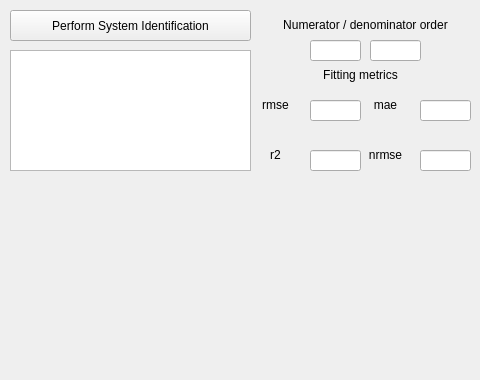
   <widget class="QWidget" name="tab">
    <attribute name="title">
     <string>Sys Ident</string>
    </attribute>
    <widget class="QPushButton" name="identify">
     <property name="geometry">
      <rect>
       <x>10</x>
       <y>10</y>
       <width>241</width>
       <height>31</height>
      </rect>
     </property>
     <property name="text">
      <string>Perform System Identification</string>
     </property>
    </widget>
    <widget class="QTextBrowser" name="identificationresult">
     <property name="geometry">
      <rect>
       <x>10</x>
       <y>50</y>
       <width>241</width>
       <height>121</height>
      </rect>
     </property>
    </widget>
    <widget class="QLabel" name="modooperacion_label_3">
     <property name="geometry">
      <rect>
       <x>270</x>
       <y>10</y>
       <width>191</width>
       <height>31</height>
      </rect>
     </property>
     <property name="text">
      <string>&lt;html&gt;&lt;head/&gt;&lt;body&gt;&lt;p align=&quot;center&quot;&gt;Numerator / denominator order&lt;/p&gt;&lt;/body&gt;&lt;/html&gt;</string>
     </property>
    </widget>
    <widget class="QWidget" name="verticalLayoutWidget_3">
     <property name="geometry">
      <rect>
       <x>10</x>
       <y>180</y>
       <width>461</width>
       <height>191</height>
      </rect>
     </property>
     <layout class="QVBoxLayout" name="Layoutforced_response">
      <item>
       <widget class="QWidget" name="forced_response" native="true"/>
      </item>
     </layout>
    </widget>
    <widget class="QLineEdit" name="numorder">
     <property name="geometry">
      <rect>
       <x>310</x>
       <y>40</y>
       <width>51</width>
       <height>21</height>
      </rect>
     </property>
    </widget>
    <widget class="QLineEdit" name="denorder">
     <property name="geometry">
      <rect>
       <x>370</x>
       <y>40</y>
       <width>51</width>
       <height>21</height>
      </rect>
     </property>
    </widget>
    <widget class="QLineEdit" name="rmse">
     <property name="geometry">
      <rect>
       <x>310</x>
       <y>100</y>
       <width>51</width>
       <height>21</height>
      </rect>
     </property>
    </widget>
    <widget class="QLineEdit" name="mae">
     <property name="geometry">
      <rect>
       <x>420</x>
       <y>100</y>
       <width>51</width>
       <height>21</height>
      </rect>
     </property>
    </widget>
    <widget class="QLineEdit" name="r2">
     <property name="geometry">
      <rect>
       <x>310</x>
       <y>150</y>
       <width>51</width>
       <height>21</height>
      </rect>
     </property>
    </widget>
    <widget class="QLineEdit" name="nrmse">
     <property name="geometry">
      <rect>
       <x>420</x>
       <y>150</y>
       <width>51</width>
       <height>21</height>
      </rect>
     </property>
    </widget>
    <widget class="QLabel" name="fitting_metrics_label">
     <property name="geometry">
      <rect>
       <x>265</x>
       <y>60</y>
       <width>191</width>
       <height>31</height>
      </rect>
     </property>
     <property name="text">
      <string>&lt;html&gt;&lt;head/&gt;&lt;body&gt;&lt;p align=&quot;center&quot;&gt;Fitting metrics&lt;/p&gt;&lt;/body&gt;&lt;/html&gt;</string>
     </property>
    </widget>
    <widget class="QLabel" name="rmse_label">
     <property name="geometry">
      <rect>
       <x>250</x>
       <y>90</y>
       <width>51</width>
       <height>31</height>
      </rect>
     </property>
     <property name="text">
      <string>&lt;html&gt;&lt;head/&gt;&lt;body&gt;&lt;p align=&quot;center&quot;&gt;rmse&lt;/p&gt;&lt;/body&gt;&lt;/html&gt;</string>
     </property>
    </widget>
    <widget class="QLabel" name="mae_label">
     <property name="geometry">
      <rect>
       <x>360</x>
       <y>90</y>
       <width>51</width>
       <height>31</height>
      </rect>
     </property>
     <property name="text">
      <string>&lt;html&gt;&lt;head/&gt;&lt;body&gt;&lt;p align=&quot;center&quot;&gt;mae&lt;/p&gt;&lt;/body&gt;&lt;/html&gt;</string>
     </property>
    </widget>
    <widget class="QLabel" name="r2_label">
     <property name="geometry">
      <rect>
       <x>250</x>
       <y>140</y>
       <width>51</width>
       <height>31</height>
      </rect>
     </property>
     <property name="text">
      <string>&lt;html&gt;&lt;head/&gt;&lt;body&gt;&lt;p align=&quot;center&quot;&gt;r2&lt;/p&gt;&lt;/body&gt;&lt;/html&gt;</string>
     </property>
    </widget>
    <widget class="QLabel" name="nrmse_label">
     <property name="geometry">
      <rect>
       <x>360</x>
       <y>140</y>
       <width>51</width>
       <height>31</height>
      </rect>
     </property>
     <property name="text">
      <string>&lt;html&gt;&lt;head/&gt;&lt;body&gt;&lt;p align=&quot;center&quot;&gt;nrmse&lt;/p&gt;&lt;/body&gt;&lt;/html&gt;</string>
     </property>
    </widget>
   </widget>
